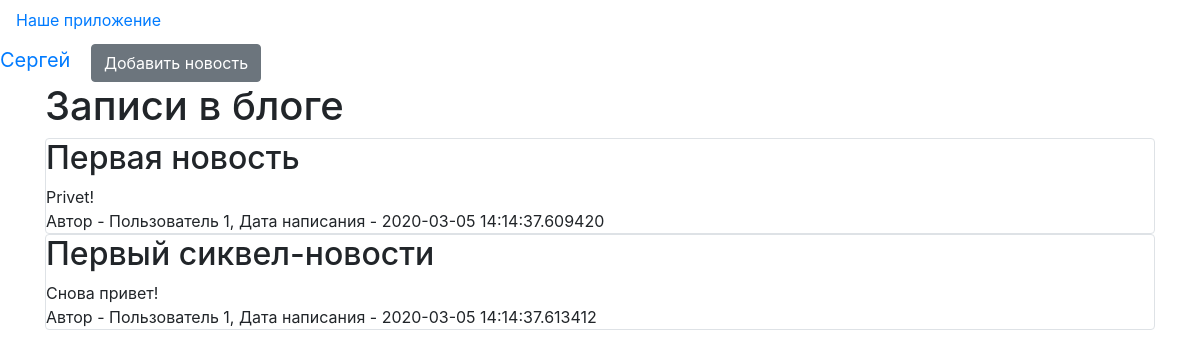
Before: / (signed in) with the older database file.
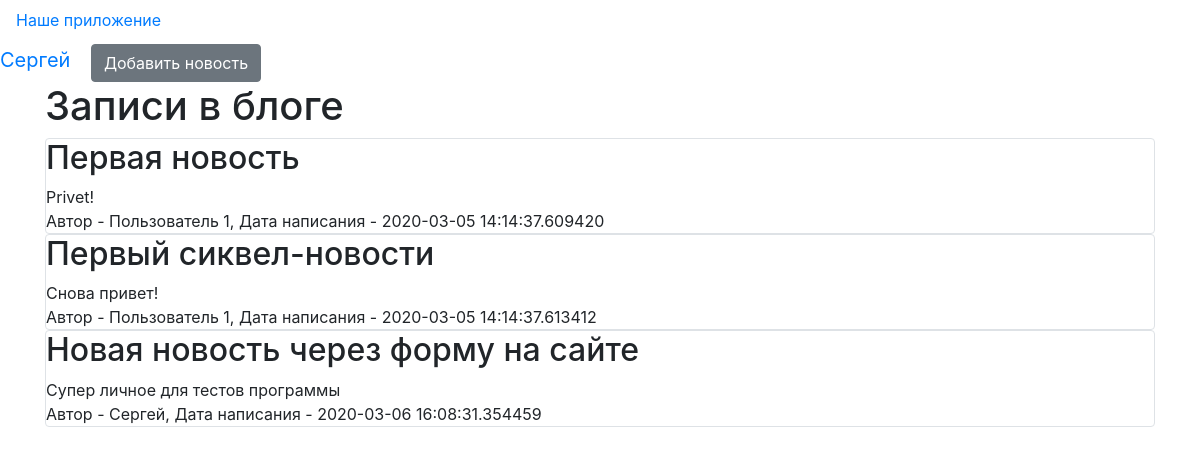
After: the same page with the newer database file.
### data/users.py (models this page shows, shortened)
class User(SqlAlchemyBase, UserMixin):
    __tablename__ = 'users'
    id = sqlalchemy.Column(sqlalchemy.Integer,
                           primary_key=True, autoincrement=True)
    name = sqlalchemy.Column(sqlalchemy.String, nullable=True)
    about = sqlalchemy.Column(sqlalchemy.String, nullable=True)
    email = sqlalchemy.Column(sqlalchemy.String,
                              index=True, unique=True, nullable=True)
    hashed_password = sqlalchemy.Column(sqlalchemy.String, nullable=True)
    created_date = sqlalchemy.Column(sqlalchemy.DateTime,
                                     default=datetime.datetime.now)
    news = orm.relation("News", back_populates='user')

### data/news.py (models this page shows)
class News(SqlAlchemyBase):
    __tablename__ = 'news'
    id = sqlalchemy.Column(sqlalchemy.Integer,
                           primary_key=True, autoincrement=True)
    title = sqlalchemy.Column(sqlalchemy.String, nullable=True)
    content = sqlalchemy.Column(sqlalchemy.String, nullable=True)
    created_date = sqlalchemy.Column(sqlalchemy.DateTime,
                                     default=datetime.datetime.now)
    is_private = sqlalchemy.Column(sqlalchemy.Boolean, default=True)
    user_id = sqlalchemy.Column(sqlalchemy.Integer,
                                sqlalchemy.ForeignKey("users.id"))
    user = orm.relation('User')

### main.py (the view)
@app.route("/")
def index():
    session = db_session.create_session()
    if current_user.is_authenticated:
        news = session.query(News).filter(
            (News.user == current_user) | (News.is_private != True))
    else:
        news = session.query(News).filter(News.is_private != True)
    res = make_response(render_template("index.html", news=news))
    res.set_cookie("visits_count", '1', max_age=60 * 60 * 24 * 365 * 2)
    return render_template("index.html", news=news)

### data/db_session.py (called while the page is built)
def create_session() -> Session:
    global __factory
    return __factory()

### main.py (called while the page is built)
@login_manager.user_loader
def load_user(user_id):
    session = db_session.create_session()
    return session.query(User).get(user_id)

### templates/index.html (shortened to what this page needs)
<!DOCTYPE html>
<html lang="en">
<head>
</head>
<body>
    {% extends "base.html" %}
    {% block content %}
    <h1>Записи в блоге</h1>
    {% for item in news%}
    <div class="col-md6 border rounded">
        <h2>{{item.title}}</h2>
        <div>
            {{item.content}}
        </div>
        <div>
            Автор - {{item.user.name}}, Дата написания - {{item.created_date}}
        </div>
    </div>
    {% endfor %}
    {% endblock %}

### templates/base.html (shortened to what this page needs)
<!DOCTYPE html>
<html lang="en">
<head>
    <link rel="stylesheet"
          href="https://stackpath.bootstrapcdn.com/bootstrap/4.4.1/css/bootstrap.min.css"
>
</head>
<body>
<header>
    <nav class="navbar navbar-light bg_light">
        <a class="" navbar-brand" href="#">Наше приложение</a>
    </nav>
    {% if current_user.is_authenticated %}
    <a class="navbar-brand" href="/logout">{{ current_user.name }}</a>
        {% if current_user.is_authenticated %}
        <a href="news" class="btn btn-secondary">Добавить новость</a>
    {% endif %}
    {% else %}
    <p>
        <a class="btn btn-primary " href="/register">Зарегистрироваться</a>
        <a class="btn btn-success" href="/login">Войти</a>
    </p>
    {% endif %}
</header>
<main role="main" class="container">
    {% block content %}{% endblock %}
</main>
</body>
</html>

Changed rows visible on the page:
added News: title "Новая новость через форму на сайте", content "Супер личное для тестов программы", user.name "Сергей", created_date "2020-03-06 16:08:31.354459"
